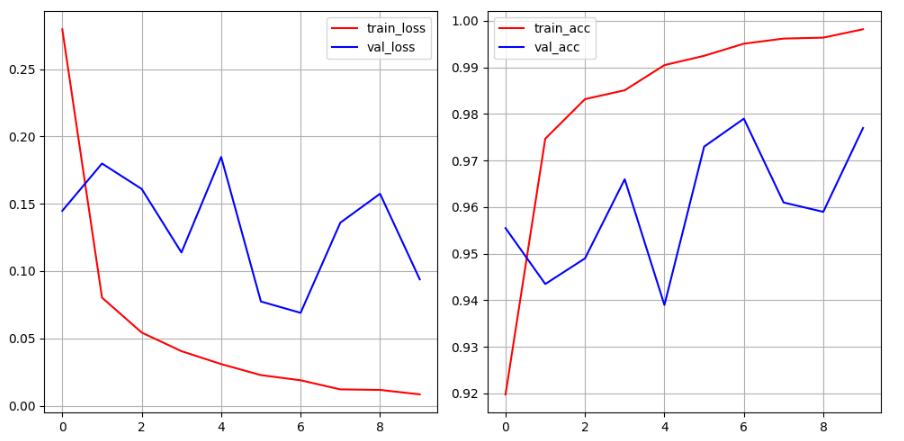

This chart was generated by the following Python code:
#2018112571 김수성

from sklearn.datasets import load_iris
import tensorflow as tf
from tensorflow import keras
import numpy as np
import matplotlib.pyplot as plt
import pandas as pd
from keras.optimizers import Adam
from skimage.transform import resize
from keras.applications.inception_v3 import InceptionV3

mnist = tf.keras.datasets.mnist
(x_train, y_train), (x_val, y_val) = mnist.load_data()

x_train, y_train, x_val, y_val = x_train[:10000] / 255, y_train[:10000], x_val[:2000] / 255, y_val[:2000]
print(x_train.shape, y_train.shape, x_val.shape, y_val.shape)

x_train_preprocess = np.zeros((10000, 75, 75, 3))
x_val_preprocess = np.zeros((2000, 75, 75, 3))

for i, img in enumerate(x_train):
  img_resize = resize(img, (75, 75), anti_aliasing=True)
  x_train_preprocess[i] = np.dstack([img_resize, img_resize, img_resize])

for i, img in enumerate(x_val):
  img_resize = resize(img, (75, 75), anti_aliasing=True)
  x_val_preprocess[i] = np.dstack([img_resize, img_resize, img_resize])

print(x_train_preprocess.shape)
print(x_val_preprocess.shape)

#hyperparameter config
lr = 0.0005
epochs = 10

#model load
pre_trained_model = InceptionV3(input_shape=(75, 75, 3),
                                include_top=False,
                                weights="imagenet")
for layer in pre_trained_model.layers:
  layer.trainable = False

last_layer = pre_trained_model.get_layer("mixed7")
last_output = last_layer.output

x = keras.layers.Flatten()(last_output)
x = keras.layers.Dense(64, activation="relu")(x)
x = keras.layers.Dense(10, activation="softmax")(x)

model = keras.Model(pre_trained_model.input, x)
model.compile(optimizer=keras.optimizers.RMSprop(learning_rate=lr),
              loss="sparse_categorical_crossentropy",
              metrics=["accuracy"])
model.summary()

train_loss = history.history['loss']
val_loss = history.history["val_loss"]
train_acc = history.history["accuracy"]
val_acc = history.history["val_accuracy"]

x = np.arange(len(train_loss))
plt.figure(figsize=(10, 5))
plt.subplot(121)
plt.grid(True)
plt.plot(x, train_loss, color="red", label="train_loss")
plt.plot(x, val_loss, color="blue", label="val_loss")
plt.legend()

plt.subplot(122)
plt.plot(x, train_acc, color="red", label="train_acc")
plt.plot(x, val_acc, color="blue", label="val_acc")
plt.tight_layout()
plt.legend()
plt.grid(True)
plt.show()
